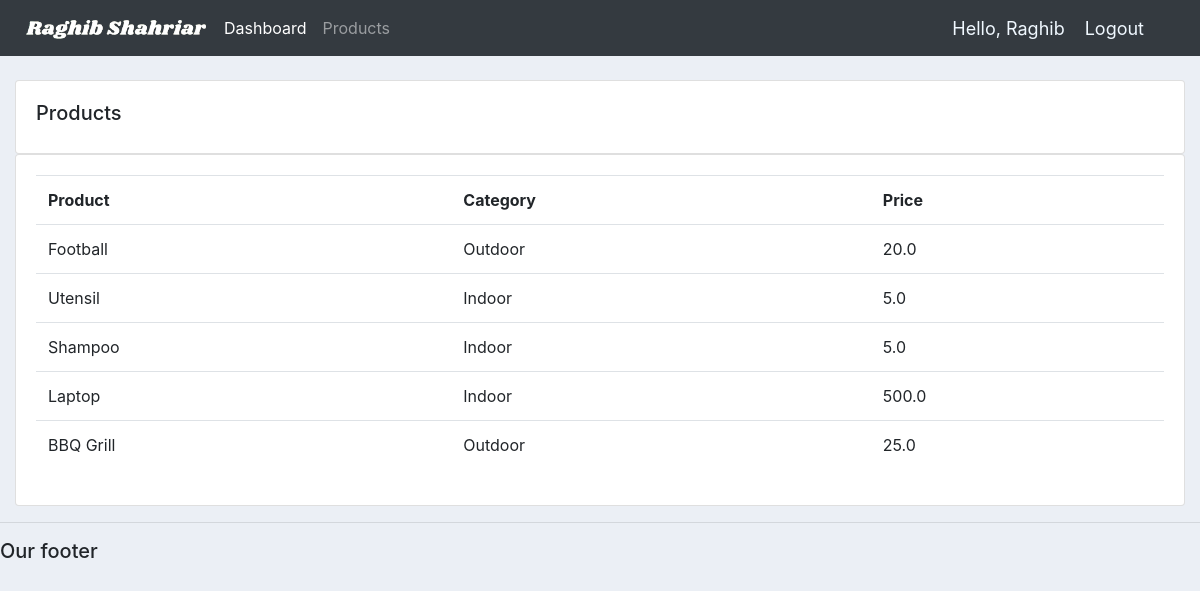
Screenshot of /products/ (signed in) with the database file from the repository.
### accounts/models.py (models this page shows, shortened)
class Product(models.Model):
    CATEGORY =  (
        ('Indoor','Indoor'),
        ('Outdoor','Outdoor'),
    )
    name = models.CharField(max_length=100,null=True)
    price = models.FloatField(null=True)
    category = models.CharField(max_length=100,null=True,choices=CATEGORY)
    description = models.CharField(max_length=100,null=True,blank=True)
    date_created = models.DateTimeField(auto_now_add=True,null=True)
    tags = models.ManyToManyField(Tag)

### accounts/decorators.py (the view)
		def wrapper_func(request, *args, **kwargs):
			group = None
			if request.user.groups.exists():
				group = request.user.groups.all()[0].name
			if group in allowed_roles:
				return view_func(request, *args, **kwargs)
			else:
				return HttpResponse('You are not authorized to view this page')

### accounts/views.py (called while the page is built)
@login_required(login_url='login')
@allowed_users(allowed_roles=['admin'])
def products(request):
    products = Product.objects.all()
    return render(request,'accounts/products.html',{'products':products})

### accounts/templates/accounts/products.html
{%  extends 'accounts/main.html' %}
{% block content %}
		<br>
		<div class="row">
			<div class="col-md">
				<div class="card card-body">
					<h5>Products</h5>
				</div>
				<div class="card card-body">
					<table class="table">
						<tr>
							<th>Product</th>
							<th>Category</th>
							<th>Price</th>
						</tr>
						{% for product in products %}
						<tr>
							<td>{{ product.name }}</td>
							<td>{{ product.category }}</td>
							<td>{{ product.price }}</td>
						</tr>
						{% endfor %}
					</table>
				</div>
			</div>
		</div>
{% endblock content %}

### accounts/templates/accounts/navbar.html (shortened to what this page needs)
{% load static %}
<nav class="navbar navbar-expand-lg navbar-dark bg-dark">
  <img src="{% static 'images/logo.png' %}" alt="">
  <div class="collapse navbar-collapse" id="navbarNav">
    <ul class="navbar-nav">
      {% if request.user.is_staff %}
      <li class="nav-item active">
        <a class="nav-link" href="{% url 'home' %}">Dashboard</a>
      </li>
      <li class="nav-item">
        <a class="nav-link" href="{% url 'products' %}">Products</a>
      </li>
      {% else %}
      <li class="nav_item">
        <a href="{% url 'account' %}" class="nav-link">Settings</a>
      </li>
      {% endif %}
    </ul>
  </div>
  <span class="hello-msg">Hello, {{ request.user }}</span>
  <span class="hello-msg"><a href="{% url 'logout' %}">Logout</a></span>
</nav>

### static/css/main.css (style rules this page uses)
body { background-color: #ebeff5; }

### accounts/templates/accounts/navbar.html (style rules this page uses)
.hello-msg { font-size: 18px; color: aliceblue; margin-right: 20px; }
.hello-msg a { font-size: 18px; color: aliceblue; margin-right: 20px; }

### rows the page displays
Product: name "Football", category "Outdoor", price "20.0"
Product: name "Utensil", category "Indoor", price "5.0"
Product: name "Shampoo", category "Indoor", price "5.0"
Product: name "Laptop", category "Indoor", price "500.0"
Product: name "BBQ Grill", category "Outdoor", price "25.0"

### other values shown
{{ request.user }} "Raghib"
